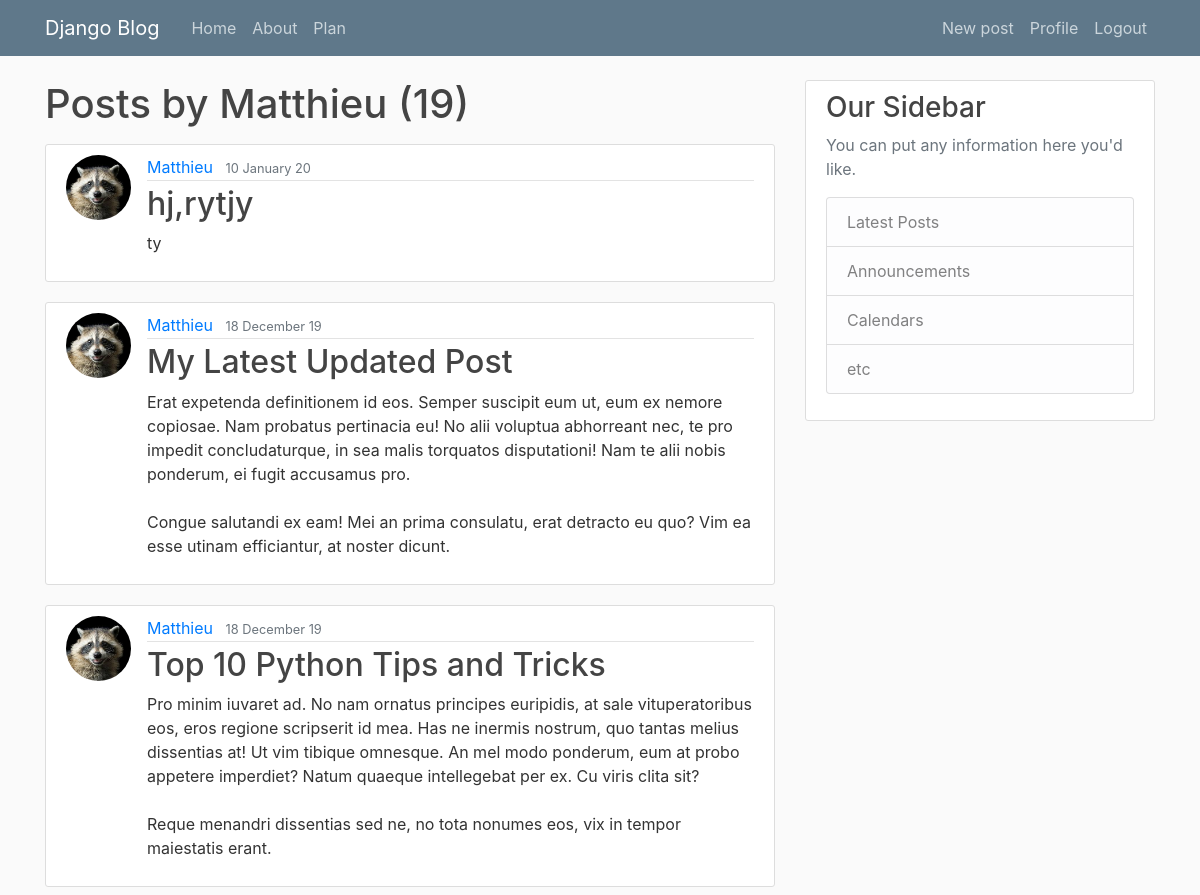
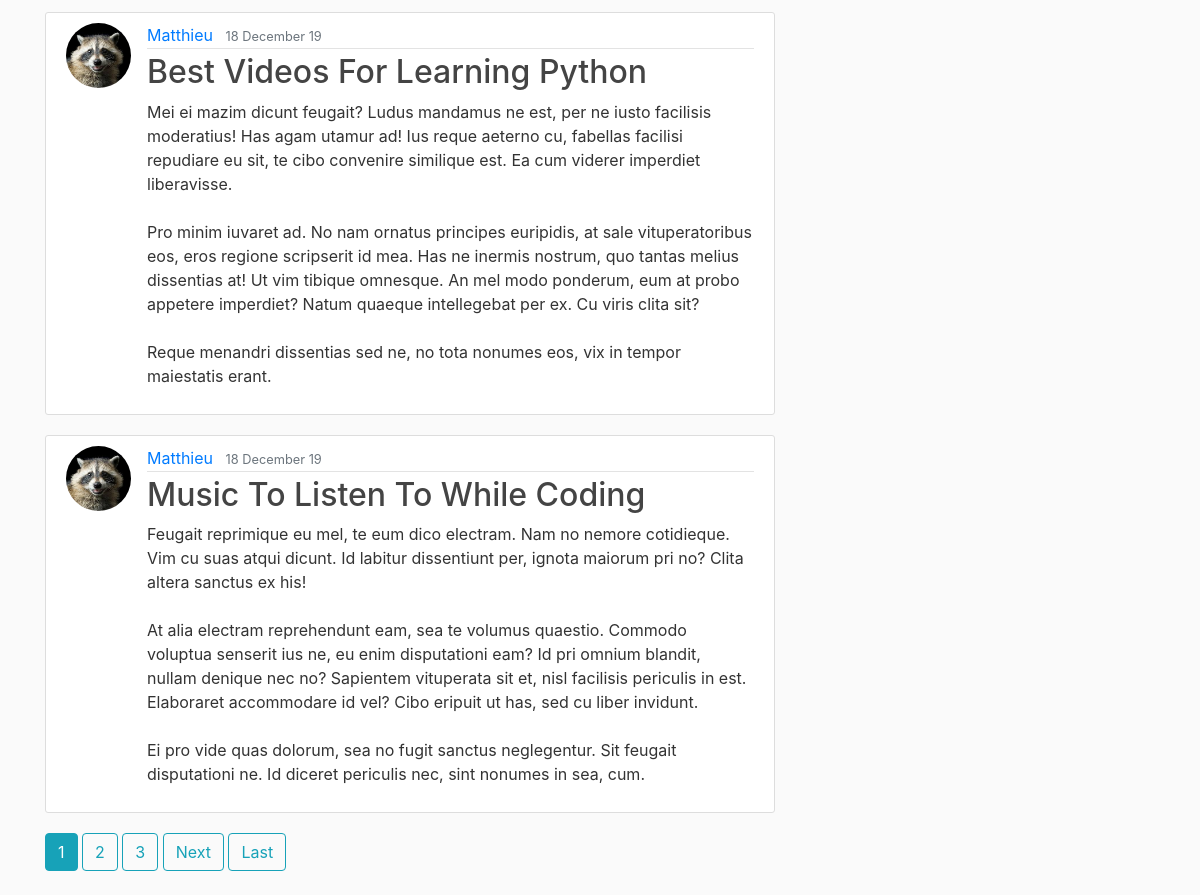
The app's page /user/Matthieu/ (signed in) with its own data (2 pictures, top to bottom).
### blog/models.py (models this page shows, shortened)
class Post(models.Model):
    title = models.CharField(max_length=100)
    content = models.TextField()
    date_posted = models.DateTimeField(default= timezone.now)
    author = models.ForeignKey(User, on_delete=models.CASCADE )

### users/models.py (models this page shows, shortened)
class Profile(models.Model):
    user = models.OneToOneField(User, on_delete=models.CASCADE)
    image = models.ImageField(default='default.jpg', upload_to='profile_pics')

### blog/views.py (the view)
# urls.py: path('user/<str:username>/',UserPostListView.as_view(), name="user-post"),
class UserPostListView(ListView):
    model = Post
    template_name = 'blog/user_posts.html' #<app>/<model>_<viewtype>
    context_object_name = "posts"
    ordering =['-date_posted']
    paginate_by = 5
    def get_queryset(self):
        user = get_object_or_404(User, username=self.kwargs.get('username'))
        return Post.objects.filter(author = user).order_by('-date_posted')

### blog/templates/blog/user_posts.html (shortened to what this page needs)
{% extends 'blog/base.html' %}
{% block content %}
    <h1 class = 'mb-3'>Posts by {{view.kwargs.username}} ({{page_obj.paginator.count}})</h1>
  {% for post in posts %}
    <article class="media content-section">
      <img class ='rounded-circle article-img'src='{{post.author.profile.image.url}}'/>
      <div class="media-body">
        <div class="article-metadata">
          <a class="mr-2" href="{%url 'user-post' post.author.username%}">{{ post.author }}</a>
          <small class="text-muted">{{ post.date_posted|date:"d F y" }}</small>
        </div>
        <h2><a class="article-title" href="{% url 'post-detail' post.id %}">{{ post.title }}</a></h2>
        <p class="article-content">{{ post.content }}</p>
      </div>
    </article>
  {% endfor %}
  {% if is_paginated %}
    {% for num in page_obj.paginator.page_range %}
      {% if page_obj.number == num%}
              <a class = "btn btn-info mb-4" href = '?page={{ num }}'>{{ num }}</a>
      {% elif num > page_obj.number|add:'-3' and num < page_obj.number|add:'3'%}
      <a class = "btn btn-outline-info mb-4" href = '?page={{ num }}'>{{ num }}</a>
      {% endif%}
    {% endfor %}
    {% if page_obj.has_next %}
      <a class = "btn btn-outline-info mb-4"href = '?page={{page_obj.next_page_number}}'>Next</a>
      <a class = "btn btn-outline-info mb-4" href = '?page={{page_obj.paginator.num_pages}}'>Last</a>
    {% endif %}
  {% endif %}
{% endblock content %}

### blog/static/blog/main.css (style rules this page uses)
body { background: #fafafa; color: #333333; margin-top: 5rem; }
h1, h2, h3, h4, h5, h6 { color: #444444; }
.content-section { background: #ffffff; padding: 10px 20px; border: 1px solid #dddddd; border-radius: 3px; margin-bottom: 20px; }
.article-title { color: #444444; }
.article-content { white-space: pre-line; }
.article-img { height: 65px; width: 65px; margin-right: 16px; }
.article-metadata { padding-bottom: 1px; margin-bottom: 4px; border-bottom: 1px solid #e3e3e3 }

### records on screen
Post: author.profile.image (picture), author "Matthieu", date_posted "10 January 20", title "hj,rytjy", content "ty"
Post: author.profile.image (picture), author "Matthieu", date_posted "18 December 19", title "My Latest Updated Post", content "Erat expetenda definitionem id eos. Semper suscipit eum ut, eum ex nemore copiosae. Nam probatus pertinacia eu! No alii voluptua abhorreant nec, te pro impedit concludaturque, in sea malis torquatos disputationi! Nam te alii nobis ponderum, ei fugit accusamus pro. Congue salutandi ex eam! Mei an prima consulatu, erat detracto eu quo? Vim ea esse utinam efficiantur, at noster dicunt."
Post: author.profile.image (picture), author "Matthieu", date_posted "18 December 19", title "Top 10 Python Tips and Tricks", content "Pro minim iuvaret ad. No nam ornatus principes euripidis, at sale vituperatoribus eos, eros regione scripserit id mea. Has ne inermis nostrum, quo tantas melius dissentias at! Ut vim tibique omnesque. An mel modo ponderum, eum at probo appetere imperdiet? Natum quaeque intellegebat per ex. Cu viris clita sit? Reque menandri dissentias sed ne, no tota nonumes eos, vix in tempor maiestatis erant."
Post: author.profile.image (picture), author "Matthieu", date_posted "18 December 19", title "Best Videos For Learning Python", content "Mei ei mazim dicunt feugait? Ludus mandamus ne est, per ne iusto facilisis moderatius! Has agam utamur ad! Ius reque aeterno cu, fabellas facilisi repudiare eu sit, te cibo convenire similique est. Ea cum viderer imperdiet liberavisse. Pro minim iuvaret ad. No nam ornatus principes euripidis, at sale vituperatoribus eos, eros regione scripserit id mea. Has ne inermis nostrum, quo tantas melius dissentias at! Ut vim tibique omnesque. An mel modo ponderum, eum at probo appetere imperdiet? Natum quaeque intellegebat per ex. Cu viris clita sit? Reque menandri dissentias sed ne, no tota nonumes eos, vix in tempor maiestatis erant."
Post: author.profile.image (picture), author "Matthieu", date_posted "18 December 19", title "Music To Listen To While Coding", content "Feugait reprimique eu mel, te eum dico electram. Nam no nemore cotidieque. Vim cu suas atqui dicunt. Id labitur dissentiunt per, ignota maiorum pri no? Clita altera sanctus ex his! At alia electram reprehendunt eam, sea te volumus quaestio. Commodo voluptua senserit ius ne, eu enim disputationi eam? Id pri omnium blandit, nullam denique nec no? Sapientem vituperata sit et, nisl facilisis periculis in est. Elaboraret accommodare id vel? Cibo eripuit ut has, sed cu liber invidunt. Ei pro vide quas dolorum, sea no fugit sanctus neglegentur. Sit feugait disputationi ne. Id diceret periculis nec, sint nonumes in sea, cum."

### other values on screen
{{ view.kwargs.username }} "Matthieu"
{{ page_obj.paginator.count }} "19"
{{ num }} "1"
{{ num }} "2" "3"
